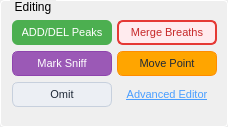
                 <widget class="QGroupBox" name="groupBox_5">
                  <property name="minimumSize">
                   <size>
                    <width>228</width>
                    <height>127</height>
                   </size>
                  </property>
                  <property name="maximumSize">
                   <size>
                    <width>228</width>
                    <height>127</height>
                   </size>
                  </property>
                  <property name="styleSheet">
                   <string notr="true">QGroupBox {
            border: 1px solid #ffffff;
            border-radius: 4px;
            margin-top: 0.5em;
            padding-top: 0.5em;
        }

        QGroupBox::title {
            subcontrol-origin: margin;
            left: 10px;
            padding: 0 3px 0 3px;
        }</string>
                  </property>
                  <property name="title">
                   <string>Editing</string>
                  </property>
                  <layout class="QVBoxLayout" name="verticalLayout_14">
                   <item>
                    <layout class="QGridLayout" name="gridLayout_2">
                     <item row="0" column="0">
                      <widget class="QPushButton" name="addPeaksButton">
                       <property name="minimumSize">
                        <size>
                         <width>100</width>
                         <height>25</height>
                        </size>
                       </property>
                       <property name="maximumSize">
                        <size>
                         <width>100</width>
                         <height>25</height>
                        </size>
                       </property>
                       <property name="font">
                        <font>
                         <pointsize>8</pointsize>
                        </font>
                       </property>
                       <property name="toolTip">
                        <string>Manually add peaks by clicking on the trace</string>
                       </property>
                       <property name="styleSheet">
                        <string notr="true">QPushButton {
    background-color: #4CAF50;   /* normal (medium green) */
    color: white;
    border-radius: 6px;
    padding: 5px 10px;
}

/* Hover state */
QPushButton:hover {
    background-color: #45a049;   /* darker green */
}

/* Pressed/clicked state */
QPushButton:pressed {
    background-color: #3e8e41;   /* even darker green */
}
</string>
                       </property>
                       <property name="text">
                        <string>ADD/DEL Peaks</string>
                       </property>
                      </widget>
                     </item>
                     <item row="1" column="1">
                      <widget class="QPushButton" name="movePointButton">
                       <property name="minimumSize">
                        <size>
                         <width>100</width>
                         <height>25</height>
                        </size>
                       </property>
                       <property name="maximumSize">
                        <size>
                         <width>100</width>
                         <height>25</height>
                        </size>
                       </property>
                       <property name="font">
                        <font>
                         <pointsize>8</pointsize>
                        </font>
                       </property>
                       <property name="toolTip">
                        <string>Move breath markers (onsets/offsets/expmins/expoffs). Click a marker, use arrow keys to move. Press Enter to save. NOTE: Peaks cannot be moved - use Add/Delete instead.</string>
                       </property>
                       <property name="styleSheet">
                        <string notr="true">QPushButton {
    background-color: #FFA500;   /* orange */
    color: #1F2937;              /* dark text */
    border: 1px solid #FF8C00;   /* darker orange border */
    border-radius: 6px;
    padding: 5px 10px;
}

/* Hover state */
QPushButton:hover {
    background-color: #FFB733;   /* lighter orange */
}

/* Pressed/clicked state */
QPushButton:pressed {
    background-color: #FF8C00;   /* darker orange */
}

/* Checked state (when mode is active) */
QPushButton:checked {
    background-color: #FF8C00;   /* darker orange when ON */
    color: white;
}
</string>
                       </property>
                       <property name="text">
                        <string>Move Point</string>
                       </property>
                      </widget>
                     </item>
                     <item row="0" column="1">
                      <widget class="QPushButton" name="MergeBreathsButton">
                       <property name="minimumSize">
                        <size>
                         <width>100</width>
                         <height>25</height>
                        </size>
                       </property>
                       <property name="maximumSize">
                        <size>
                         <width>100</width>
                         <height>25</height>
                        </size>
                       </property>
                       <property name="font">
                        <font>
                         <pointsize>8</pointsize>
                        </font>
                       </property>
                       <property name="toolTip">
                        <string>Manually delete peaks by clicking near them</string>
                       </property>
                       <property name="styleSheet">
                        <string notr="true">QPushButton {
    background-color: #FFEBEE;   /* light pink/red fill */
    color: #C62828;              /* dark red text */
    border: 2px solid #E53935;   /* red outline */
    border-radius: 6px;
    padding: 5px 10px;
}

/* Hover state */
QPushButton:hover {
    background-color: #FFCDD2;   /* slightly darker pink */
    border-color: #D32F2F;       /* slightly darker red outline */
}

/* Pressed/clicked state */
QPushButton:pressed {
    background-color: #EF9A9A;   /* even darker pink */
    border-color: #C62828;       /* darker red outline */
}
</string>
                       </property>
                       <property name="text">
                        <string>Merge Breaths</string>
                       </property>
                      </widget>
                     </item>
                     <item row="2" column="0">
                      <widget class="QPushButton" name="OmitSweepButton">
                       <property name="minimumSize">
                        <size>
                         <width>100</width>
                         <height>25</height>
                        </size>
                       </property>
                       <property name="maximumSize">
                        <size>
                         <width>100</width>
                         <height>25</height>
                        </size>
                       </property>
                       <property name="font">
                        <font>
                         <pointsize>8</pointsize>
                        </font>
                       </property>
                       <property name="toolTip">
                        <string>Exclude the current sweep from analysis</string>
                       </property>
                       <property name="styleSheet">
                        <string notr="true">QPushButton {
    background-color: #ECEFF4;   /* light gray */
    color: #1F2937;              /* dark text */
    border: 1px solid #C7D0DD;   /* subtle border */
    border-radius: 6px;
    padding: 5px 10px;
}

/* Hover state */
QPushButton:hover {
    background-color: #E2E8F0;   /* slightly darker gray */
}

/* Pressed/clicked state */
QPushButton:pressed {
    background-color: #CBD5E1;   /* darker gray */
}
</string>
                       </property>
                       <property name="text">
                        <string>Omit</string>
                       </property>
                       <property name="startHidden" stdset="0">
                        <bool>false</bool>
                       </property>
                      </widget>
                     </item>
                     <item row="1" column="0">
                      <widget class="QPushButton" name="markSniffButton">
                       <property name="minimumSize">
                        <size>
                         <width>100</width>
                         <height>25</height>
                        </size>
                       </property>
                       <property name="maximumSize">
                        <size>
                         <width>100</width>
                         <height>25</height>
                        </size>
                       </property>
                       <property name="font">
                        <font>
                         <pointsize>8</pointsize>
                        </font>
                       </property>
                       <property name="toolTip">
                        <string>Click and drag to highlight sniffing regions</string>
                       </property>
                       <property name="styleSheet">
                        <string notr="true">QPushButton {
    background-color: #9B59B6;   /* purple */
    color: white;
    border: 1px solid #8E44AD;   /* darker purple border */
    border-radius: 6px;
    padding: 5px 10px;
}

/* Hover state */
QPushButton:hover {
    background-color: #AF7AC5;   /* lighter purple */
}

/* Pressed/clicked state */
QPushButton:pressed {
    background-color: #8E44AD;   /* darker purple */
}

/* Checked state (when mode is active) */
QPushButton:checked {
    background-color: #8E44AD;   /* darker purple when ON */
    color: white;
}
</string>
                       </property>
                       <property name="text">
                        <string>Mark Sniff</string>
                       </property>
                       <property name="checkable">
                        <bool>true</bool>
                       </property>
                      </widget>
                     </item>
                     <item row="2" column="1">
                      <widget class="QPushButton" name="editor_pushButton">
                       <property name="minimumSize">
                        <size>
                         <width>100</width>
                         <height>25</height>
                        </size>
                       </property>
                       <property name="font">
                        <font>
                         <pointsize>8</pointsize>
                         <underline>true</underline>
                        </font>
                       </property>
                       <property name="styleSheet">
                        <string notr="true">QPushButton {
    text-align: center;
    border: none;
    background: transparent;
    text-decoration: underline;
    color: #4A9EFF;
}
QPushButton:hover {
    color: #6BB6FF;
}</string>
                       </property>
                       <property name="text">
                        <string>Advanced Editor</string>
                       </property>
                      </widget>
                     </item>
                    </layout>
                   </item>
                  </layout>
                 </widget>
